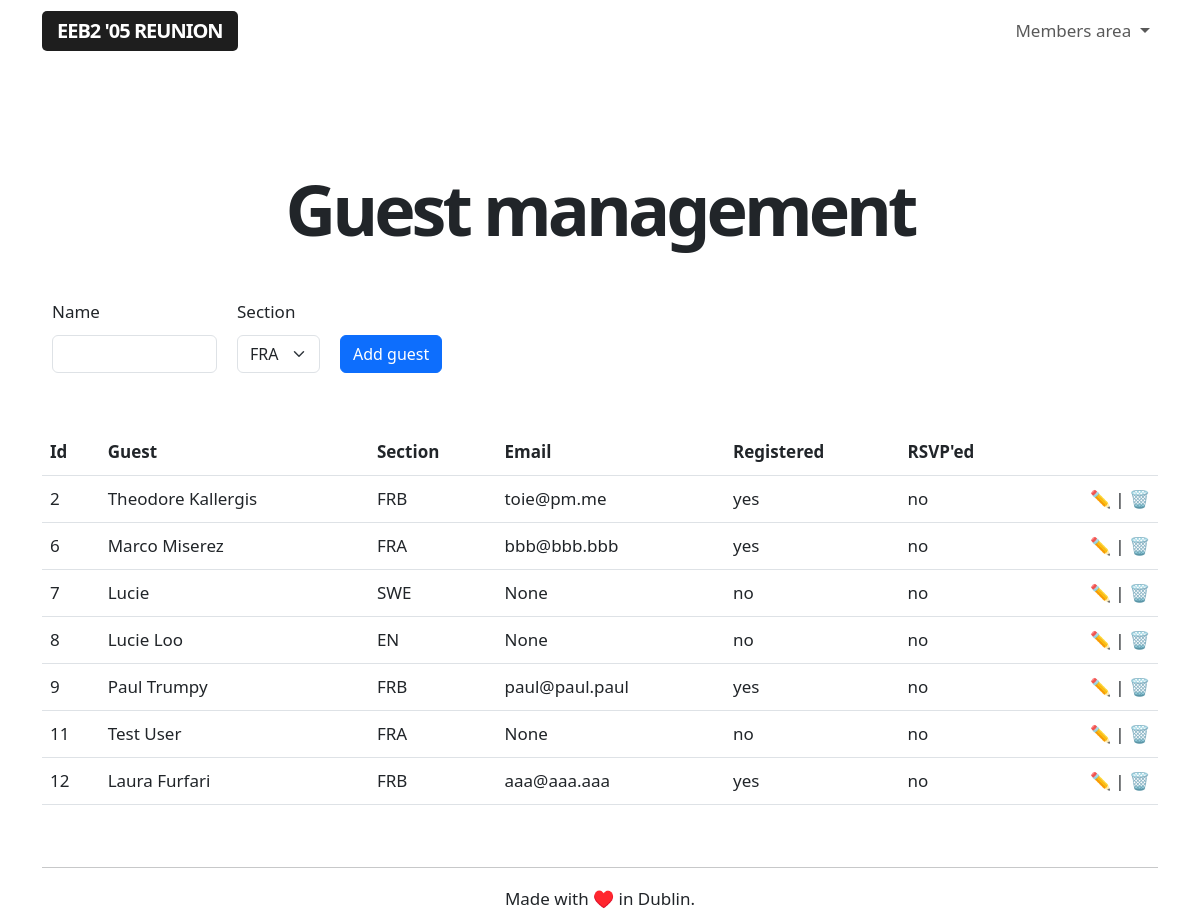
The app's page /admin/guests (signed in), older data.
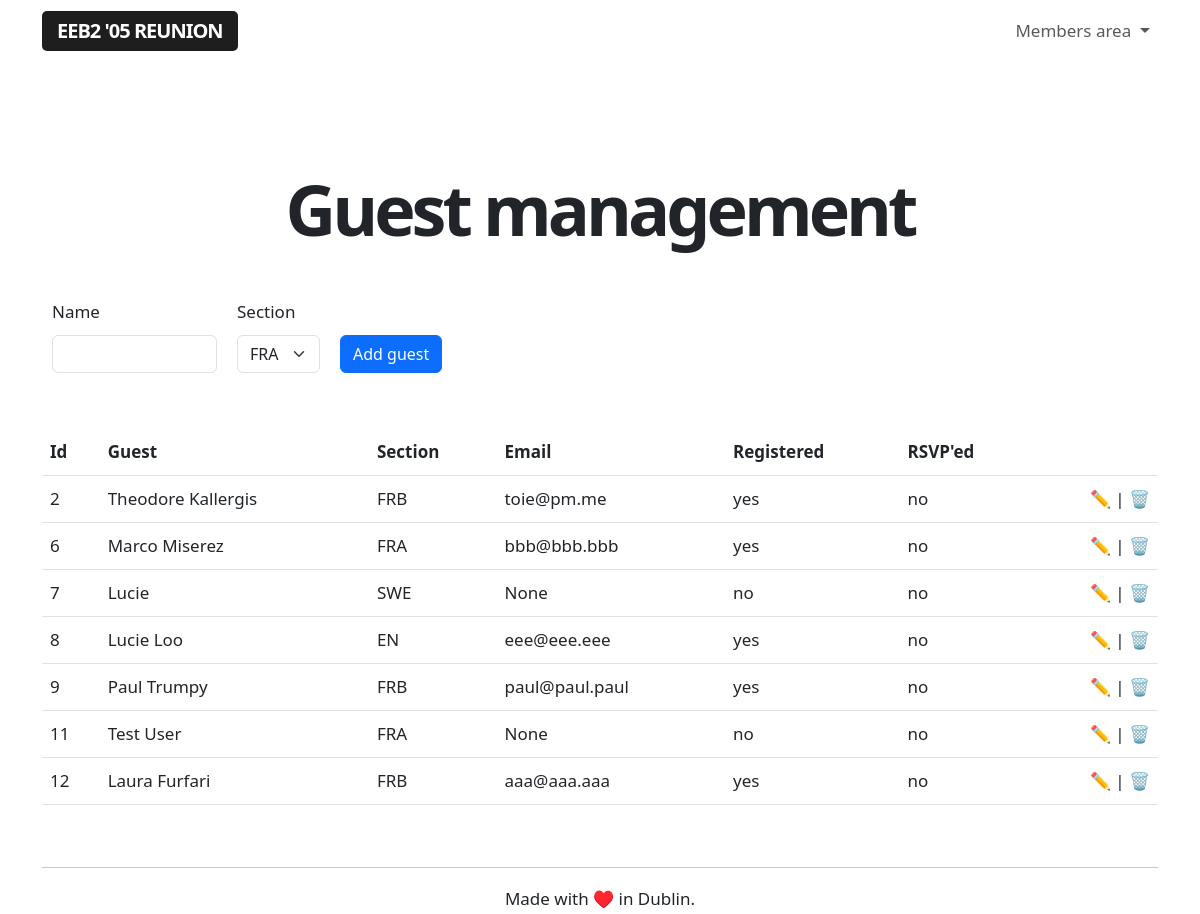
The same page, newer data.
### app/models.py (models this page shows, shortened)
class Guest(db.Model):
    id = db.Column(db.Integer, primary_key=True)
    name = db.Column(db.String(64), index=True, unique=False)
    section = db.Column(db.String(64), index=True, unique=False)
    email = db.Column(db.String(120), index=True, unique=True)
    registered = db.Column(db.String(120), index=True, unique=False)
    rsvp = db.Column(db.String(64), index=True, unique=False)

### app/routes.py (the view, shortened to what this page needs)
@app.route('/admin/guests', methods=['GET', 'POST'])
@login_required
def adminguestmanagement():
    if current_user.role == 'admin':
        guests = Guest.query.order_by(Guest.id.asc())
        form = AddGuestForm()
    else:
        flash('This is a restricted area.')
        return redirect(url_for('index'))
    return render_template("guest_management.html", title='Guest list management', guests=guests, form=form)

### app/forms.py
class AddGuestForm(FlaskForm):
    guestname = StringField('Name', validators=[DataRequired()])
    section = SelectField(u'Section', choices = [], validators = [DataRequired()])
    submit = SubmitField('Add guest')
    def __init__(self):
        super(AddGuestForm, self).__init__()
        self.section.choices = Section.query.all()

### app/models.py (called while the page is built)
@login.user_loader
def load_user(id):
    return User.query.get(int(id))

    def __repr__(self):
        return '{}'.format(self.section)

### app/templates/guest_management.html (shortened to what this page needs)
{% extends "base.html" %}
{% block content %}
<div class="title">
    <h1>Guest management</h1>
</div>
<br>
<br>
<form action="" method="post" novalidate>
    <table >
    <tbody>
        <tr>
            <td class="guesttable">
                <p>
                    {{ form.guestname.label (class_='form-label')}} <br>
                    {{ form.guestname(size=10, class_='form-control')}}
                </p>
            </td>
            <td class="guesttable">
                <p>
                    {{ form.section.label (class_='form-label')}} <br>
                    {{ form.section(class_='form-select')}}
                </p>
            </td>
            <td class="guesttable">
                <p>{{ form.submit(class_='btn btn-primary') }}</p>
            </td>
        </tr>
    </tbody>
</table>
<br>
</form>
<table class="table">
    <tr>
        <th>Id</th>
        <th>Guest</th>
        <th>Section</th>
        <th>Email</th>
        <th>Registered</th>
        <th>RSVP'ed</th>
        <th></th>
    </tr>
{% for guest in guests %}
    {% include '_guests.html' %}
{% endfor %}
</table>
{% endblock %}

### app/templates/_guests.html
<tr>
    <td>{{ guest.id }}</td>
    <td>{{ guest.name }}</td>
    <td>{{ guest.section }}</td>
    <td>{{ guest.email }}</td>
    <td>{{ guest.registered }}</td>
    <td>{{ guest.rsvp }}</td>
    <td class="aligniconsright"><a class="nolinkdecoration" href="#">✏️</a> | <a class="nolinkdecoration" href="{{ url_for('delete_guest', guestid=guest.id) }}">🗑️</td>
</tr>

Row changes from the older to the newer data that the page shows:
changed Guest "Lucie Loo": email "None" → "eee@eee.eee"; registered "no" → "yes"
